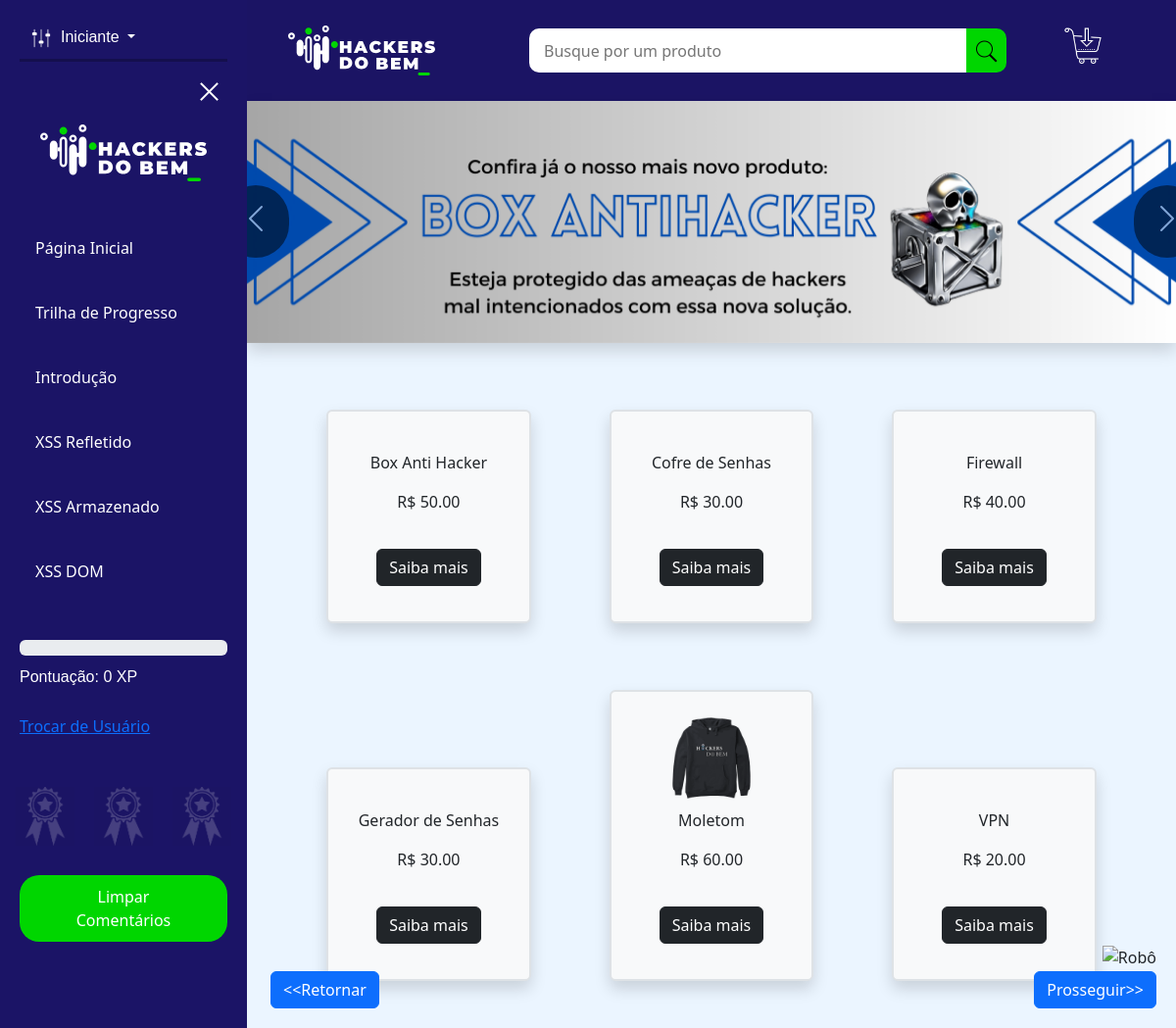
The app's page /laboratorio/laboratory.php with its own data.
### tables this page shows
CREATE TABLE IF NOT EXISTS produto (
    id INT AUTO_INCREMENT PRIMARY KEY,
    nome VARCHAR(50),
    descricao VARCHAR(255),
    end_imagem VARCHAR(50),
    preco DECIMAL(6, 2)
);

### php/calculateScore.php (called while the page is built, shortened)
<?php
function calculateScore($level){
	include '../credentials.php';
	$conn = new mysqli($servername, $username, $password, $database, $port);
	if (isset($_COOKIE['username'])) {
    	$user = $_COOKIE['username'];
    }
    else{
    	$user = 'Convidado';
    }
	$stmt = $conn->prepare("SELECT * FROM users WHERE login = ?");
    $stmt->bind_param("s", $user);
    $stmt->execute();
    $result = $stmt->get_result();
    $row = $result->fetch_assoc();
    $id = $row['id'];
	$stmt = $conn->prepare("SELECT * FROM progress WHERE status = 1 AND user_id = ?");
    $stmt->bind_param("i", $id);
    $stmt->execute();
    $result = $stmt->get_result();
    $score = 0;
	return $score;
}
$calculatedScoreBasic = calculateScore(1);
$calculatedPercentageBasic = number_format(100*($calculatedScoreBasic/90), 2);
if ($calculatedPercentageBasic == 100){
	$medalha = "../img/medalha_finish.png";
} else {
	$medalha = "../img/medalha_block.png";
}
$calculatedScoreInterm = calculateScore(2);
$calculatedPercentageInterm = number_format($calculatedScoreInterm, 2);
if ($calculatedPercentageInterm == 100){
	$medalha_interm = "../img/medalha_finish.png";
} else {
	$medalha_interm = "../img/medalha_block.png";
}
$calculatedScoreAvanc = calculateScore(3);
$calculatedPercentageAvanc = number_format(100*($calculatedScoreAvanc/60), 2);
if ($calculatedPercentageAvanc == 100){
    $medalha_avanc = "../img/medalha_finish.png";
} else {
    $medalha_avanc = "../img/medalha_block.png";
}
?>

### laboratorio/getProducts.php (the view, shortened to what this page needs)
<?php
    include '../credentials.php';
    $nome = isset($_GET['produto']) ? $_GET['produto'] : '';
    $atividade = $_GET['atividade'];
    $conn = new mysqli($servername, $username, $password, $database, $port);
    $sql = "SELECT * FROM produto WHERE nome LIKE '%$nome%'";
    $result = $conn->query($sql);
    if ($nome != '') {
    	echo "<h3 style='text-align: center; padding-top: 50px;'> Resultados encontrados para '".$nome."'</h3>";
      echo "<div class='div_product_button'> <a href='./laboratory.php?atividade=".$atividade."'><button type='button' class='btn btn-outline-secondary product_button'>Voltar à página inicial</button></a> </div>";
    	echo "<div id='products'>";
        while ($row = $result->fetch_assoc()) {
            echo "<div class='border border-2 rounded-2 product shadow p-3 mb-5 bg-body-tertiary'>";
            echo "<img src='../" .$row["end_imagem"]. "' alt=''>";
            echo "<p>" .$row["nome"]. "</p>";
            echo "<p> R$ " .$row["preco"]. "</p>";
            echo "
            <a href='commentsProduct.php?atividade=".$atividade."&id=".$row["id"]."'>
            <button type='button' class='btn btn-dark product_button'>Saiba mais</button>
            </a>
            ";
            echo "</div>";
        }
    } else {
    	echo "<div id='carouselExampleIndicators' class='carousel slide shadow mb-5 bg-body-tertiary'>
    <div class='carousel-inner'>
      <div class='carousel-item active'>
        <img src='../img/img_carrossel_1.png' class='d-block w-100' alt='...'>
      </div>
      <div class='carousel-item'>
        <img src='../img/img_carrossel_2.png' class='d-block w-100' alt='...'>
      </div>
      <div class='carousel-item'>
        <img src='../img/img_carrossel_3.png' class='d-block w-100' alt='...'>
      </div>
    </div>
    <button onclick='prevSlide()' class='carousel-control-prev' type='button' data-bs-target='#carouselExampleIndicators' data-bs-slide='prev'>
      <div class='carousel_button'>
      	<span class='carousel-control-prev-icon' aria-hidden='true'></span>
      </div>
      <span class='visually-hidden'>Previous</span>
    </button>
    <button onclick='nextSlide()' class='carousel-control-next' type='button' data-bs-target='#carouselExampleIndicators' data-bs-slide='next'>
      <div class='carousel_button'>
      	<span class='carousel-control-next-icon' aria-hidden='true'></span>
      </div>
      <span class='visually-hidden'>Next</span>
    </button>
</div>";
       echo "<div id='products'>";
        while ($row = $result->fetch_assoc()) {
            echo "<div class='border border-2 rounded-2 product shadow p-3 mb-5 bg-body-tertiary'>";
            echo "<img src='../" .$row["end_imagem"]. "' alt=''>";
            echo "<p>" .$row["nome"]. "</p>";
            echo "<p> R$ " .$row["preco"]. "</p>";
            echo "<a href='commentsProduct.php?atividade=" .urlencode($atividade). "&id=" .$row["id"]. "'>
            <button type='button' class='btn btn-dark product_button'>Saiba mais</button>
            </a>";
            echo "</div>";
        }
    }
?>

### laboratorio/laboratory.php (shortened to what this page needs)
<!DOCTYPE html>
<html lang="pt-br">
<head>
    <link href="../css/bootstrap.min.css" rel="stylesheet">
    <link href="../css/menu.css" rel="stylesheet">
    <link href="../css/fonts.css" rel="stylesheet">
    <link href="../css/index_general.css" rel="stylesheet">
    <link href="../css/tutorial_lab.css" rel="stylesheet">
</head>
<body>
  <button type="button" class="btn btn-flutuante" id="btn-flutuante">
    <span style="bottom: 60px;" class="d-inline-block btn-flutuante" tabindex="0" data-bs-toggle="popover" data-bs-container="body" data-bs-trigger="hover focus" data-bs-content="Acesse o tutorial aqui" data-bs-placement="top">
      <img src="../img/robot.png" alt="Robô" style="width: 100px;">
    </span>
  </button>
  <div class="container-buttons">
    <a href="#" class="btn btn-primary transition-button btn-flutuante" id="transition-next" style="bottom: 20px;">
     Prosseguir&gt;&gt;
     </a>
  </div>
  <div style="display: flex; width: 100%;">
  <?php
        function getParameterByName($name) {
            if (!isset($_GET[$name])) {
                return null;
            }
            return $_GET[$name];
        }
        $param = getParameterByName('atividade');
        if ($param === 'intermediario') {
            include '../menu_lateral_interm.php';
        } else if (strpos($param, 'avancado') !== false){
            include '../menu_lateral_avanc.php';
        } else {
          include '../menu_lateral.php';
        }
    ?>
        <div id="content" class="content p-0">
          <?php include './header.php'; ?>
            <?php include './getProducts.php'; ?>
            <div class="container-buttons">
              <a href="#" class="btn btn-primary transition-button btn-flutuante" id="transition-back-lab" style="bottom: 20px; left: 23vw; right: auto;">
              &#60&#60Retornar
              </a>
            </div>
        </div>
    </div>
</body>
</html>

### menu_lateral.php (shortened to what this page needs)
<?php include '../php/calculateScore.php'; ?>
<!DOCTYPE html>
<html lang="pt-br">
<body>
    <div class="menu-lateral" id="menu-lateral">
        <div class="dropdown">
            <button class="btn btn-secondary dropdown-toggle" type="button" id="dropdownMenu2" data-toggle="dropdown" aria-haspopup="true" aria-expanded="false">
                <img src="../img/levels.png" alt="">Iniciante
            </button>
        </div>
        <hr class="levels_line mt-1 mb-3">
        <button type="button" class="close-btn">
            <img src="../img/close-btn.png" onclick="close_menu()"></img>
        </button>
        <div class="img-div">
            <img src="../img/logo_oficial_branca.svg" class="img-logo"></img>
        </div>
        <ul class="nav flex-column">
            <li class="nav-item py-2">
                <a class="nav-link" href="../conteudo_teorico/levels_selection.php" style="color:white;">Página Inicial</a>
            </li>
            <li class="nav-item py-2">
                <a class="nav-link" href="../Trail.php" style="color:white;">Trilha de Progresso</a>
            </li>
            <li class="nav-item py-2">
                <a class="nav-link" href="../conteudo_teorico/intro.php" style="color:white;">Introdução</a>
            </li>
            <li class="nav-item py-2" type="button" data-toggle="collapse" data-target="#XssRef" aria-expanded="false" aria-controls="opcoes">
                <a class="nav-link active" aria-current="page" style="color:white;">XSS Refletido</a>
            </li>
            <li class="nav-item py-2" type="button" data-toggle="collapse" data-target="#xssarm" aria-expanded="false" aria-controls="opcoes">
                <a class="nav-link active" aria-current="page" style="color:white;">XSS Armazenado</a>
            </li>
            <li class="nav-item py-2" type="button" data-toggle="collapse" data-target="#xssdom" aria-expanded="false" aria-controls="opcoes">
                <a class="nav-link active" aria-current="page" style="color:white;">XSS DOM</a>
            </li>
        </ul>
        <div class="progress" role="progressbar" aria-label="Success example" aria-valuenow="25" aria-valuemin="0" aria-valuemax="100">
        </div>
        <p class="pontuacao">Pontuação: <?php echo $calculatedScoreBasic; ?> XP</p>
        <a href="../login/login.php">Trocar de Usuário</a><br>
        <div class="medalhas">
            <img class="medalha_iniciante" id="medalha_iniciante" src="<?php echo $medalha; ?>" alt="" width="60px">
            <img class="medalha_intermediario" id="medalha_intermediario" src="<?php echo $medalha_interm; ?>" alt="" width="60px">
            <img class="medalha_avancado" id="medalha_avancado" src="<?php echo $medalha_avanc; ?>" alt="" width="60px">
        </div>
        <button id='comment-delete' name='comment-delete' class='clear-button'>Limpar Comentários</button>
    </div>
</body>

### laboratorio/header.php
<!DOCTYPE html>
<html lang="pt-br">
<body>
    <nav class='navbar navbar-expand-lg'>
        <div class='container-fluid'>
            <a class='navbar-brand' href='#'><img src='../img/logo_oficial_branca.svg' alt='' style='width: 150px; height: auto;'></a>
            <div class='collapse navbar-collapse div_search px-2' id='navbarTogglerDemo03'>
            <?php
            $param = getParameterByName('atividade');
            echo "<form class='d-flex py-3 px-5' role='search' action='' method='get' style='width: 85%;'>
                <input type='hidden' name='atividade' value='". $param ."'>
                <input class='search_input border-0' type='search' placeholder='Busque por um produto' aria-label='Search' name='produto'>
                <button class='search_button btn-light border-0' type='submit'><img class='icon_find' src='../img/busca.png'></button>
            </form>
            <ul class='navbar-nav mb-2 mb-lg-0'>
              <li class='nav-item'>";
                if ($param === 'intermediario') {
                    echo "<a class='nav-link text-light active' aria-current='page' href='./xss2.php?atividade=intermediario'><img class='icon_buy' src='../img/buy.png'></a>";
                } else {
                    echo "<a class='nav-link text-light active' aria-current='page' href='./xss2.php?atividade=". $param ."'><img class='icon_buy' src='../img/buy.png'></a>";
                }
              ?>
              </li>
            </ul>
            </div>
        </div>
    </nav>
</body>
</html>

### css/menu.css (style rules this page uses)
.nav-item, .nav-link { display: block; }
.menu-lateral { top: 0; left: 0; width: 21vw; background-color: hsl(245, 67%, 24%); color: white; padding: 20px; display: block; height: 100%; overflow-y: auto; scrollbar-width: auto; position: fixed; z-index: 10; }
div ul { list-style: none; padding: 0; margin: 0; }
div ul li { margin-bottom: 10px; }
div ul li a { color: white; text-decoration: none; }
.img-logo { margin-top: 20px; margin-bottom: 40px; margin-left: auto; margin-right: auto; display: block; width: 80%; height: auto; }
.close-btn { width: 100%; text-align: right; border: none; background-color: transparent; }
.close-btn img { width: 25px; }
.levels_line { color: black; border-width: 3px; }
.dropdown { font-family: 'Itim', fallback, sans-serif; }
.pontuacao { padding: 10px 0px; font-family: 'Itim', fallback, sans-serif; }
.dropdown img { width: 20px; margin-right: 10px; }
.dropdown button { background-color: transparent; border: none; }
.content { margin-left: 21vw; padding: 20px; margin-right: 0px; width: 100% !important; text-align: center; }
.progress { margin-top: 32px; }
.medalhas { text-align: center !important; margin-top: 50px; display: flex; justify-content: center; gap: 20px; }

### css/index_general.css (style rules this page uses)
body { margin: 0; padding: 0; background-color: #ebf5ff; overflow-x: hidden; }
nav { background-color: #1b1464; }
.icon_find { width: 25px; }
.search_input { height: 45px; width: 100%; padding-left: 15px; padding-right: 15px; border-top-left-radius: 10px; border-bottom-left-radius: 10px; margin-left: 10px; }
.search_button { border-top-right-radius: 10px; border-bottom-right-radius: 10px; background-color: #00d600; padding: 8px; }
.div_search { padding: 0px 6%; }
.navbar-brand { padding-top: 10px; padding-bottom: 10px; padding-left: 30px; padding-right: 14px; }
.container-fluid { padding-top: 5px; padding-bottom: 5px; }
.carousel-inner { max-height: 450px; }
.carousel-item img { max-height: 100%; }
#products { text-align: center; }
.product { width: 22%; text-align: center; margin: 20px 40px; display: inline-block; padding: 20px 0px; background-color: #fafafa; border: 2px solid #232f3e; }
.product img { max-width: 60%; max-height: 250px; }
.product_button { margin: 20px 0px; }
.carousel_button { background-color: rgba(0,0,0,1); padding: 18px; border-radius: 35px; }
.btn-flutuante { position: fixed; right: 20px; z-index: 1000; }
.icon_buy { width: 45px; }

### laboratorio/laboratory.php (style rules this page uses)
ul li.nav-item { padding-left: 0px !important; }

### menu_lateral.php (style rules this page uses)
.clear-button { background-color: #00d600; padding: 10px 40px; border: none; color: white; border-radius: 20px; margin-top: 30px; width: 100%; margin-top: 30px; }

### records on screen
produto: nome "Box Anti Hacker", preco "50.00"
produto: nome "Cofre de Senhas", preco "30.00"
produto: nome "Firewall", preco "40.00"
produto: nome "Gerador de Senhas", preco "30.00"
produto: end_imagem (picture), nome "Moletom", preco "60.00"
produto: nome "VPN", preco "20.00"

### other values on screen
$calculatedScoreBasic "0"
